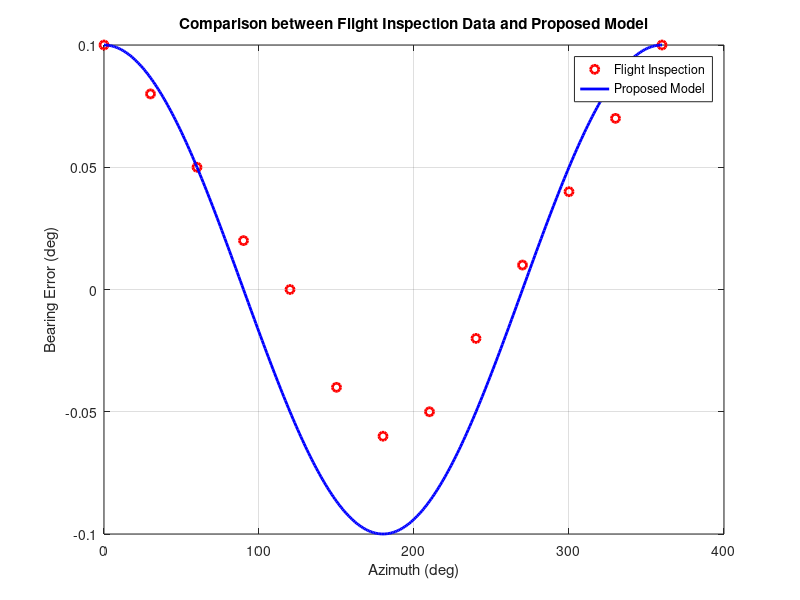

MATLAB code to generate this figure:
clear
clc

az_flight = [0 30 60 90 120 150 180 210 240 270 300 330 360];
err_flight = [0.1 0.08 0.05 0.02 0.0 -0.04 -0.06 -0.05 -0.02 0.01 0.04 0.07 0.1];

az = 0:360;

% example simulated model
err_model = 0.1*cosd(az);

figure
plot(az_flight,err_flight,'ro','LineWidth',2)
hold on
plot(az,err_model,'b','LineWidth',2)

xlabel('Azimuth (deg)')
ylabel('Bearing Error (deg)')

legend('Flight Inspection','Proposed Model')

title('Comparison between Flight Inspection Data and Proposed Model')

grid on
RMS = sqrt(mean(err_flight.^2))
